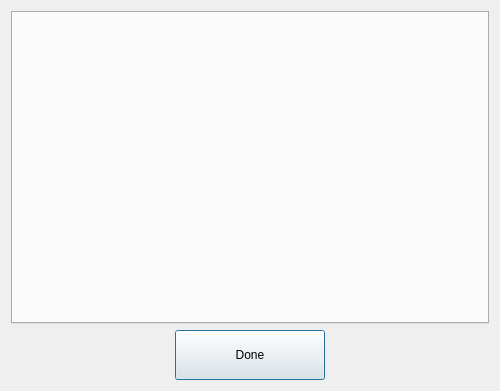
<?xml version="1.0" encoding="UTF-8"?>
<ui version="4.0">
 <class>teams</class>
 <widget class="QDialog" name="teams">
  <property name="geometry">
   <rect>
    <x>0</x>
    <y>0</y>
    <width>500</width>
    <height>391</height>
   </rect>
  </property>
  <property name="windowTitle">
   <string>Dialog</string>
  </property>
  <layout class="QVBoxLayout" name="verticalLayout">
   <item>
    <widget class="QTabWidget" name="tabWidget">
     <property name="tabPosition">
      <enum>QTabWidget::North</enum>
     </property>
     <property name="tabShape">
      <enum>QTabWidget::Rounded</enum>
     </property>
     <property name="currentIndex">
      <number>-1</number>
     </property>
     <property name="elideMode">
      <enum>Qt::ElideNone</enum>
     </property>
    </widget>
   </item>
   <item alignment="Qt::AlignHCenter|Qt::AlignVCenter">
    <widget class="QPushButton" name="done_btn">
     <property name="sizePolicy">
      <sizepolicy hsizetype="Expanding" vsizetype="Preferred">
       <horstretch>0</horstretch>
       <verstretch>0</verstretch>
      </sizepolicy>
     </property>
     <property name="minimumSize">
      <size>
       <width>150</width>
       <height>50</height>
      </size>
     </property>
     <property name="text">
      <string>Done</string>
     </property>
    </widget>
   </item>
  </layout>
 </widget>
 <resources/>
 <connections/>
</ui>
